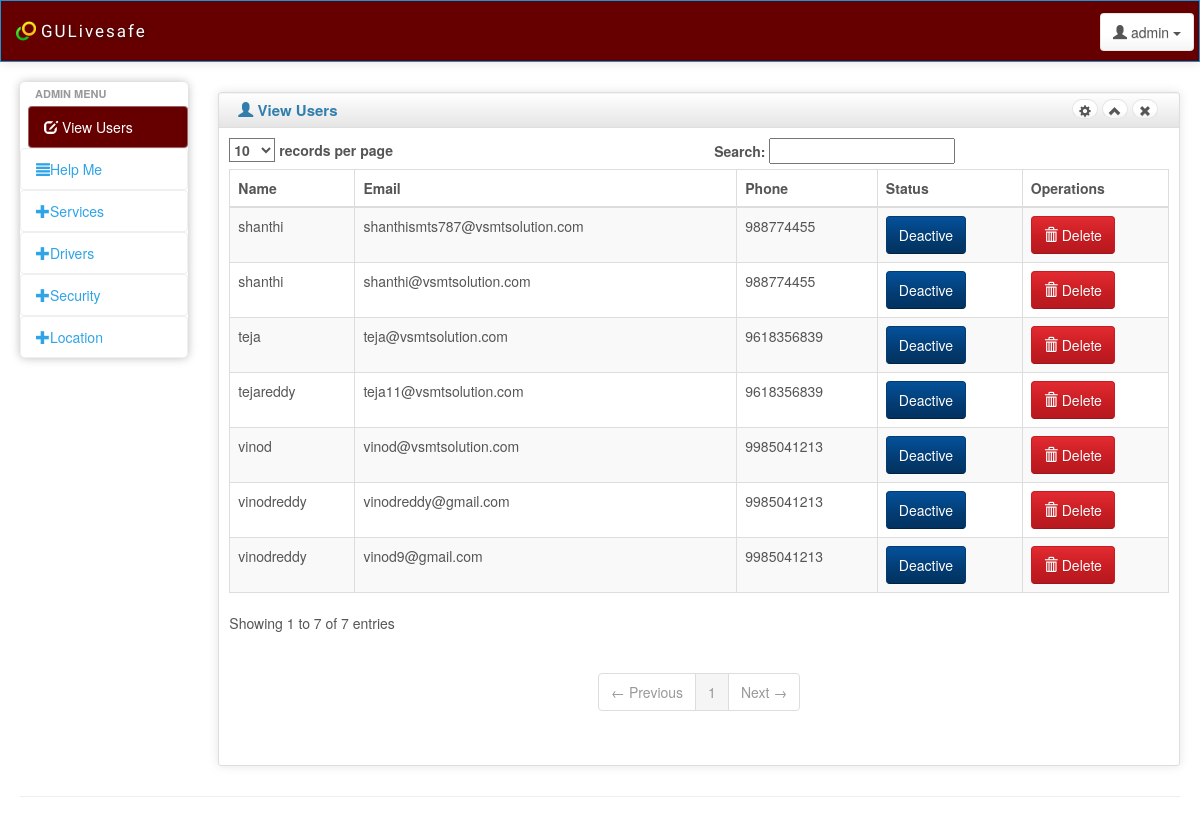
Page /admin/view_users.php (signed in) on the committed database.
### tables this page shows
CREATE TABLE IF NOT EXISTS `users` (
  `user_id` int(11) NOT NULL AUTO_INCREMENT,
  `username` varchar(50) DEFAULT NULL,
  `email_id` varchar(50) DEFAULT NULL,
  `password` varchar(50) DEFAULT NULL,
  `phone` varchar(50) DEFAULT NULL,
  `status` varchar(50) DEFAULT 'Active',
  PRIMARY KEY (`user_id`),
  KEY `email_id` (`email_id`)
);

### admin/view_users.php (the view, shortened to what this page needs)
<!DOCTYPE html>
<html lang="en">
<head>
    <link id="bs-css" href="css/bootstrap-cerulean.min.css" rel="stylesheet">
    <link href="css/charisma-app.css" rel="stylesheet">
    <link href='bower_components/fullcalendar/dist/fullcalendar.css' rel='stylesheet'>
    <link href='bower_components/fullcalendar/dist/fullcalendar.print.css' rel='stylesheet' media='print'>
    <link href='bower_components/chosen/chosen.min.css' rel='stylesheet'>
    <link href='bower_components/colorbox/example3/colorbox.css' rel='stylesheet'>
    <link href='bower_components/responsive-tables/responsive-tables.css' rel='stylesheet'>
    <link href='bower_components/bootstrap-tour/build/css/bootstrap-tour.min.css' rel='stylesheet'>
    <link href='css/jquery.noty.css' rel='stylesheet'>
    <link href='css/noty_theme_default.css' rel='stylesheet'>
    <link href='css/elfinder.min.css' rel='stylesheet'>
    <link href='css/elfinder.theme.css' rel='stylesheet'>
    <link href='css/jquery.iphone.toggle.css' rel='stylesheet'>
    <link href='css/uploadify.css' rel='stylesheet'>
    <link href='css/animate.min.css' rel='stylesheet'>
</head>
<body>
   <div class="navbar navbar-default" role="navigation">
        <div class="navbar-inner">
            <a class="navbar-brand" href="index.html"> <img alt="Charisma Logo" src="img/logo20.png" class="hidden-xs"/>
                <span>GULivesafe</span></a>
            <div class="btn-group pull-right">
                <button class="btn btn-default dropdown-toggle" data-toggle="dropdown">
                    <i class="glyphicon glyphicon-user"></i><span class="hidden-sm hidden-xs"> admin</span>
                    <span class="caret"></span>
                </button>
            </div>
        </div>
    </div>
<div class="ch-container">
    <div class="row">
        <div class="col-sm-2 col-lg-2">
            <div class="sidebar-nav">
                <div class="nav-canvas">
                    <?php include 'menu.php'?>
                </div>
            </div>
        </div>
        <div id="content" class="col-lg-10 col-sm-10">
    <div class="row">
    <div class="box col-md-12">
    <div class="box-inner">
    <div class="box-header well" data-original-title="">
        <h2><i class="glyphicon glyphicon-user"></i> View Users</h2>
        <div class="box-icon">
            <a href="#" class="btn btn-setting btn-round btn-default"><i class="glyphicon glyphicon-cog"></i></a>
            <a href="#" class="btn btn-minimize btn-round btn-default"><i
                    class="glyphicon glyphicon-chevron-up"></i></a>
            <a href="#" class="btn btn-close btn-round btn-default"><i class="glyphicon glyphicon-remove"></i></a>
        </div>
    </div>
    <div class="box-content">
    <table class="table table-striped table-bordered bootstrap-datatable datatable responsive">
    <thead>
    <tr>
        <th>Name</th>
        <th>Email</th>
		<th>Phone</th>
		<th>Status</th>
		<th>Operations</th>
    </tr>
    </thead>
    <tbody>
	<?php
	$sql="select * from users";
	$res=mysql_query($sql);
	while($user=mysql_fetch_assoc($res))
	{
		?>
    <tr>
        <td class="center"><?php echo $user['username']?></td>
      <td class="center"><?php echo $user['email_id']?></td>
	  <td class="center"><?php echo $user['phone']?></td>
	   <?php
		if($user['status']=='Active'){
		?>
     <td><a href="status.php?name=Deactive&user_id=<?=$user['user_id']?>&status=<?=$user['status']?>"><button class="btn btn-info">Deactive</button></td>
     <?php
		}else{
		?>
	<td><a href="status.php?name=Active&user_id=<?=$user['user_id']?>&status=<?=$user['status']?>"><button class="btn btn-info">Active</button></td>
	<?php
		}
		?>
        <td class="center">
		<a class="btn btn-danger" href="delete_data.php?action=Users&user_id=<?php echo $user['user_id']?>">
			<i class="glyphicon glyphicon-trash icon-white"></i>
			Delete
            </a>
        </td>
    </tr>
	<?php
	}
	?>
    </tbody>
    </table>
    </div>
    </div>
    </div>
    </div>
    </div>
</div>
    <hr>
</div>
</body>
</html>

### admin/css/charisma-app.css (style rules this page uses)
.ch-container { padding: 0 15px; }
.box { margin-top: 10px; margin-bottom: 10px; }
.box-inner { border: 1px solid #DEDEDE; border-radius: 3px; -webkit-border-radius: 3px; -moz-border-radius: 3px; box-shadow: 0 0 10px rgba(189, 189, 189, 0.4); -webkit-box-shadow: 0 0 10px rgba(189, 189, 189, 0.4); -moz-box-shadow: 0 0 10px rgba(189, 189, 189, 0.4); }
.box-header { border: none; padding-top: 5px; border-bottom: 1px solid #DEDEDE; border-radius: 3px 3px 0 0; -webkit-border-radius: 3px 3px 0 0; -moz-border-radius: 3px 3px 0 0; height: 35px; min-height: 35px !important; margin-bottom: 0; font-weight: bold; font-size: 16px; background: -moz-linear-gradient(top, rgba(255, 255, 255, 0) 0%, rgba(0, 0, 0, 0.1) 100%); background: -webkit-gradient(linear, left top, left bottom, color-stop(0%, rgba(255, 255, 255, 0)), color-stop(100%, rgba(0, 0, 0, 0.1))); background: -webkit-linear-gradient(top, rgba(255, 255, 255, 0) 0%, rgba(0, 0, 0, 0.1) 100%); background: -o-linear-gradient(top, rgba(255, 255, 255, 0) 0%, rgba(0, 0, 0, 0.1) 100%); background: -ms-linear-gradient(top, rgba(255, 255, 255, 0) 0%, rgba(0, 0, 0, 0.1) 100%); background: linear-gradient(to bottom, rgba(255, 255, 255, 0) 0%, rgba(0, 0, 0, 0.1) 100%); filter: progid:DXImageTransform.Microsoft.gradient(startColorstr='#00ffffff', endColorstr='#1a000000', GradientType=0); }
.box-header h2 { font-size: 15px; width: auto; clear: none; float: left; line-height: 25px; white-space: nowrap; font-weight: bold; margin-top: 0; margin-bottom: 0; }
.box-header h2 > i { margin-top: 1px; }
.box-icon { float: right; }
.box-icon a { clear: none; float: left; margin: 0 2px; height: 20px; width: 5px; margin-top: 1px; }
.box-icon a i { margin-left: -6px; top: -1px; }
.box-content { padding: 10px; }
.btn-round { border-radius: 40px; -webkit-border-radius: 40px; -moz-border-radius: 40px; font-size: 12px; padding-top: 4px; }
.sidebar-nav { min-height: 0; box-shadow: 0 0 10px #BDBDBD; border-radius: 5px; margin-bottom: 0; padding-bottom: 0; max-height: none; }
.navbar-brand { font-family: 'Shojumaru', cursive, Arial, serif; letter-spacing: 2px; text-shadow: 1px 1px 5px rgba(0, 0, 0, 0.5); width: 183px; font-size: 17px; }
.navbar-brand img { float: left; height: 20px; width: 20px; margin-right: 5px; }
.navbar-brand span { float: left; }
.navbar-inner { padding-top: 5px; padding-bottom: 5px; line-height: 30px; height: 60px; }
.navbar-inner .btn-group { margin: 7px 5px 0 5px; }
.pull-right { float: right !important; }
.navbar { border-radius: 0; }
@media only screen and (min-width: 980px) { a, button, input[type=submit], input[type=button], .product-img { -webkit-transition: .5s; -moz-transition: .5s; -ms-transition: .5s; -o-transition: .5s; transition: .5s; } }
@media only screen and (min-width: 980px) { .ch-container { padding: 0 20px; } }

### admin/bower_components/responsive-tables/responsive-tables.css (style rules this page uses)
table th { font-weight: bold; }
table td, table th { padding: 9px 10px; text-align: left; }

### rows in the picture
users: username "shanthi", email "shanthismts787@vsmtsolution.com", phone "988774455"
users: username "shanthi", email "shanthi@vsmtsolution.com", phone "988774455"
users: username "teja", email "teja@vsmtsolution.com", phone "9618356839"
users: username "vinodreddy", email "vinodreddy@gmail.com", phone "9985041213"
users: username "tejareddy", email "teja11@vsmtsolution.com", phone "9618356839"
users: username "vinod", email "vinod@vsmtsolution.com", phone "9985041213"
users: username "vinodreddy", email "vinod9@gmail.com", phone "9985041213"
